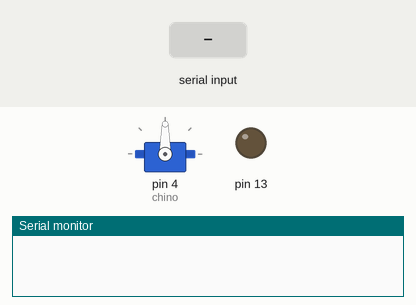
This sketch was run on a simulated Arduino Uno, built with avr-gcc and run on an emulated ATmega328P. Shown: servo, output pins drawn as LEDs (lit = HIGH), the last lines printed to the serial monitor. The inputs (shaded band) are chosen by the test bench.

Above: at 1.2 s.
1.3 s: "s" received over Serial
At 4.0 s:
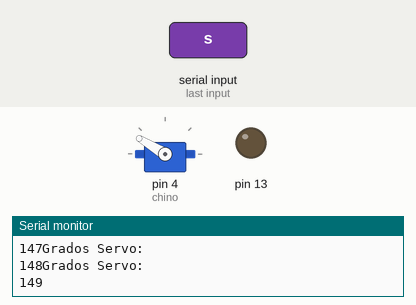
4.3 s: "a" received over Serial
At 4.6 s:
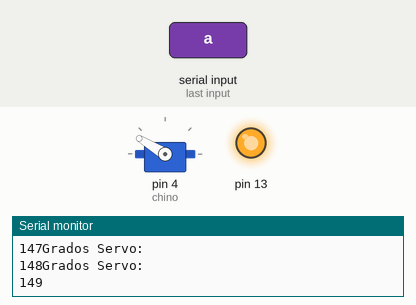
5.8 s: "d" received over Serial
At 8.9 s:
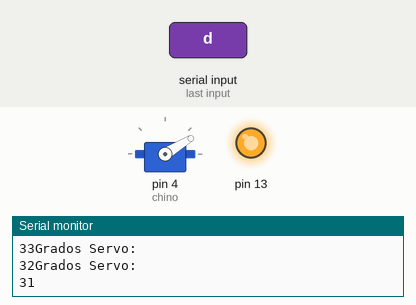
Timing chart, 0 to 10.4 s (numbered marks = the images above; inputs shaded):
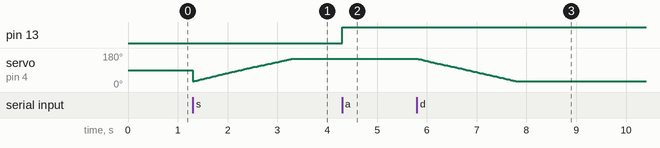

Measured:
- after the input at 4.3 s, pin 13: LOW → HIGH at once

The sketch:

controlservo.ino
```cpp
/*--Puerto Serial--
   puerto de comunicacion com3/uart
   UART-->PUERTO SERIAL, bits para transmitir y recibir datos
   escribimos en el puerto serial la ventaja al enviar datos podemos ver en tiekmpo real que esta haciendo el microprocedor

*/
#include <Servo.h>

Servo chino;

int memoria1 = 0;


void setup() {

  Serial.begin(9600);//el 9600 es la velocidad de transmicion(badio)
  chino.attach(4);
  pinMode(13, OUTPUT);
  chino.write(90);
}

void loop()
{


  if (Serial.available() > 0)//
  {
    int led = Serial.read();//Lee la variable declarada

    if (led == 'a')
    {
      digitalWrite(13, HIGH);
    }
    if (led == 'b')
    {
      digitalWrite(13, LOW);
    }
    if(led=='s'){

     for (int i = 30; i < 150; i++) {
        chino.write(i);
        Serial.print("Grados Servo:\n");
        Serial.print(i);
        delay(15);
      }
    }
    if(led=='d'){

      for (int i = 150; i > 30; i--) {

        chino.write(i);
        Serial.print("Grados Servo:\n");
        Serial.print(i);
        delay(15);


      }

    }
  }
}
```
